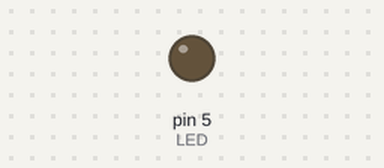
Bench run of a sketch on a simulated Arduino Uno, built with avr-gcc and run on an emulated ATmega328P. Parts: output pins drawn as LEDs (lit = HIGH). What the sketch prints to the serial monitor is not drawn.

Above: at 4.1 s.
At 12.1 s:
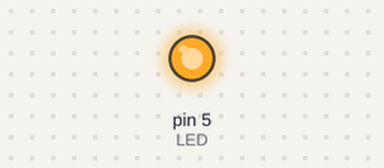
Timing chart, 0 to 13.6 s (numbered marks = the images above):
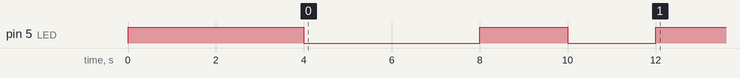

The sketch:

Blink.ino
```cpp
#define LED 5

// the setup function runs once when you press reset or power the board
void setup() {
  // initialize digital pin 5 as an output.
  pinMode(LED, OUTPUT);
  Serial.begin(9600);
  digitalWrite(LED, HIGH);  // turn the LED on (HIGH is the voltage level)
  Serial.println("on");
  delay(4000);                      // wait for 4 second
  digitalWrite(LED, LOW);   // turn the LED off by making the voltage LOW
  Serial.println("off");
  delay(4000);
  digitalWrite(LED, HIGH);  // turn the LED on (HIGH is the voltage level)
  Serial.println("on");
  delay(2000);                      // wait for 2 second
  digitalWrite(LED, LOW);   // turn the LED off by making the voltage LOW
  Serial.println("off");
  delay(2000);
}

// the loop function runs over and over again forever
void loop() {
  digitalWrite(LED, HIGH);  // turn the LED on (HIGH is the voltage level)
  Serial.println("ON");
}
```

Measured:
- by itself, pin 5 (LED): HIGH → LOW at 4.0 s, → HIGH 4.0 s later, → LOW 2.0 s later, → HIGH 2.0 s later
